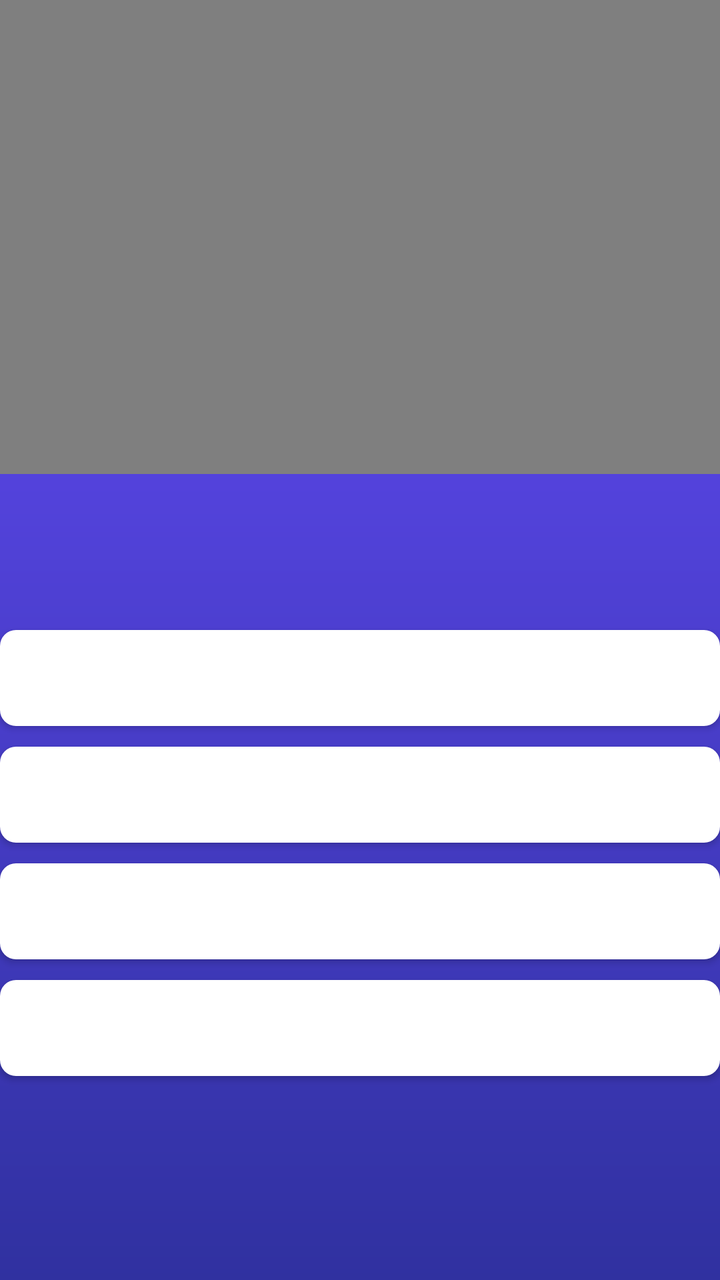
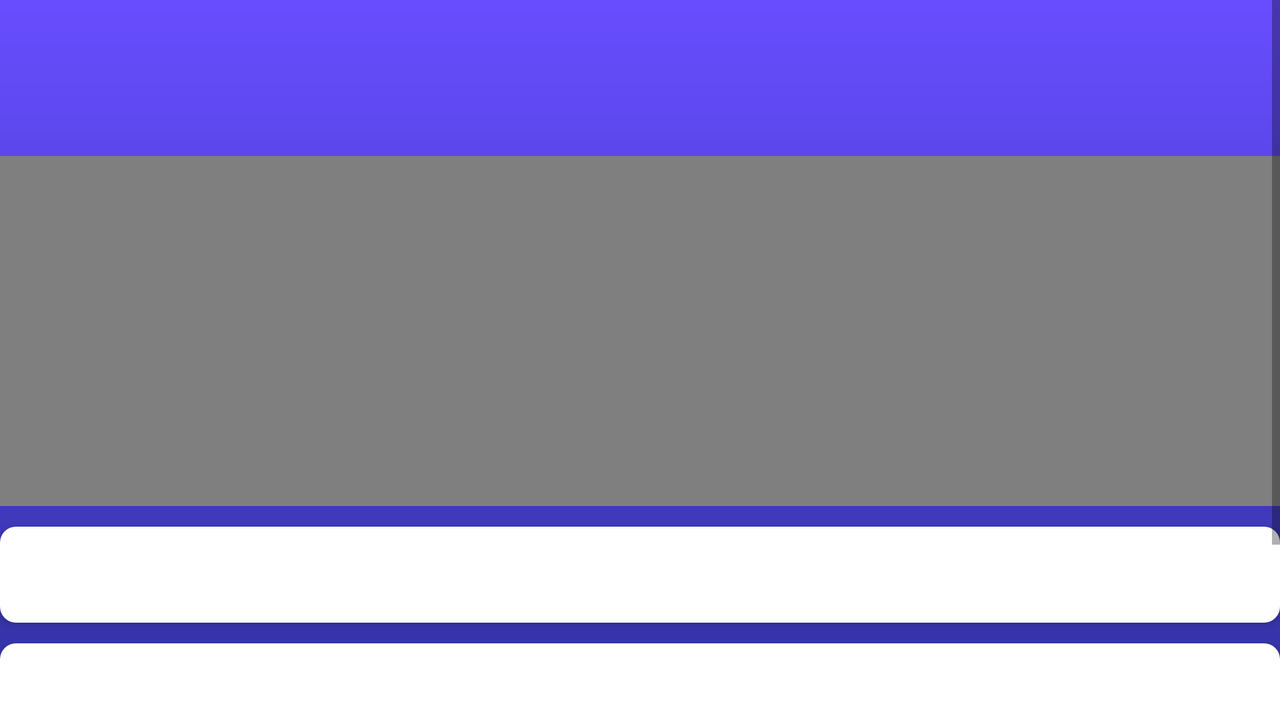

An Android layout and its configuration variant, each rendered on a device that would load it. The default file and the variant file are quoted in full after the pictures.
<!-- AndroidManifest.xml: application theme AppTheme -->
<!-- res/layout/spot_activity.xml -->
<?xml version="1.0" encoding="utf-8"?>
<LinearLayout xmlns:android="http://schemas.android.com/apk/res/android"
    xmlns:tools="http://schemas.android.com/tools"
    android:layout_width="match_parent"
    android:layout_height="match_parent"
    android:background="@drawable/background"
    android:orientation="vertical"
    tools:context=".SpotActivity">

    <VideoView
        android:id="@+id/videoView"
        android:layout_width="match_parent"
        android:layout_height="237dp" />

    <TextView
        android:id="@+id/domanda"
        android:layout_width="match_parent"
        android:layout_height="78dp"
        android:textColor="@android:color/background_dark"
        android:textSize="18sp"
        android:textStyle="bold" />

    <Button
        android:id="@+id/opzione1"
        android:layout_width="match_parent"
        android:layout_height="wrap_content"
        android:background="@drawable/slot_background" />

    <Button
        android:id="@+id/opzione2"
        android:layout_marginTop="5pt"
        android:layout_width="match_parent"
        android:layout_height="wrap_content"
        android:background="@drawable/slot_background" />

    <Button
        android:id="@+id/opzione3"
        android:layout_marginTop="5pt"
        android:layout_width="match_parent"
        android:layout_height="wrap_content"
        android:background="@drawable/slot_background" />

    <Button
        android:id="@+id/opzione4"
        android:layout_marginTop="5pt"
        android:layout_width="match_parent"
        android:layout_height="wrap_content"
        android:background="@drawable/slot_background" />
</LinearLayout>
<!-- resources referenced by this layout -->
<resources>
  <!-- drawable background (drawable) -->
  <?xml version="1.0" encoding="utf-8"?>
  <shape xmlns:android="http://schemas.android.com/apk/res/android">
  
      <gradient
          android:startColor="#684DFF"
          android:endColor="#3031A0"
          android:angle="270">
  
      </gradient>
  
  </shape>
  <!-- drawable slot_background (drawable) -->
  <?xml version="1.0" encoding="utf-8"?>
  <shape xmlns:android="http://schemas.android.com/apk/res/android">
  
      <solid
          android:color="#FFF"
          ></solid>
  
      <corners
          android:radius="24px">
      </corners>
  </shape>
  <style name="AppTheme" parent="Theme.AppCompat.Light.NoActionBar">
          
          <item name="colorPrimary">@color/colorPrimary</item>
          <item name="colorPrimaryDark">@color/colorPrimaryDark</item>
          <item name="colorAccent">@color/colorAccent</item>
          
      </style>
  <color name="colorPrimary">#684DFF</color>
  <color name="colorPrimaryDark">#684DFF</color>
  <color name="colorAccent">#a6944a</color>
</resources>
<!-- res/layout-land/spot_activity.xml (the repository's variant of the layout above) -->
<!-- drawn on the phone turned sideways -->
<?xml version="1.0" encoding="utf-8"?>
<LinearLayout xmlns:android="http://schemas.android.com/apk/res/android"
    xmlns:tools="http://schemas.android.com/tools"
    android:layout_width="match_parent"
    android:layout_height="match_parent"
    android:background="@drawable/background"
    android:baselineAligned="false"
    android:orientation="vertical"
    tools:context=".SpotActivity">

    <ScrollView
        android:layout_width="match_parent"
        android:layout_height="match_parent">

        <LinearLayout
            android:layout_width="match_parent"
            android:layout_height="wrap_content"
            android:orientation="vertical">

            <TextView
                android:id="@+id/domanda"
                android:layout_width="match_parent"
                android:layout_height="78dp"
                android:textColor="@android:color/background_dark"
                android:textSize="18sp"
                android:textStyle="bold" />

            <VideoView
                android:id="@+id/videoView"
                android:layout_width="match_parent"
                android:layout_height="175dp" />

            <Button
                android:id="@+id/opzione3"
                android:layout_width="match_parent"
                android:layout_height="wrap_content"
                android:layout_marginTop="5pt"
                android:background="@drawable/slot_background" />

            <Button
                android:id="@+id/opzione2"
                android:layout_width="match_parent"
                android:layout_height="wrap_content"
                android:layout_marginTop="5pt"
                android:background="@drawable/slot_background" />

            <Button
                android:id="@+id/opzione4"
                android:layout_width="match_parent"
                android:layout_height="wrap_content"
                android:layout_marginTop="5pt"
                android:background="@drawable/slot_background" />

            <Button
                android:id="@+id/opzione1"
                android:layout_width="match_parent"
                android:layout_height="wrap_content"
                android:background="@drawable/slot_background" />
        </LinearLayout>
    </ScrollView>

</LinearLayout>
